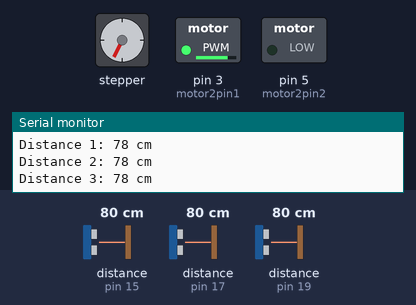
Recording of a sketch running on a simulated Arduino Uno, built with avr-gcc and run on an emulated ATmega328P. Parts: stepper motor, switched loads named in the sketch (green lamp = pin HIGH), the last lines printed to the serial monitor. Wiring (inferred from the names in the program): 3 × ultrasonic range finder: trigger pin 14, echo pin 15 / trigger pin 16, echo pin 17 / trigger pin 18, echo pin 19. Inputs (shaded band) come from the test bench; at power-on: distance to the obstacle (sensors on pin 19, pin 15, pin 17) 80 cm. The echo pulse lasts 58.3 µs per cm; stepper angles assume 256 steps per turn; pins used as bus, display or sensor lines are not drawn.

Above: at 3.1 s.
3.2 s: distance to the obstacle (sensor on pin 19) set to 12 cm
6.2 s: distance to the obstacle (sensor on pin 19) set to 9 cm
At 6.39 s:
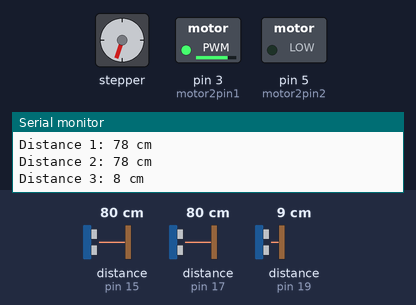
At 7.6 s:
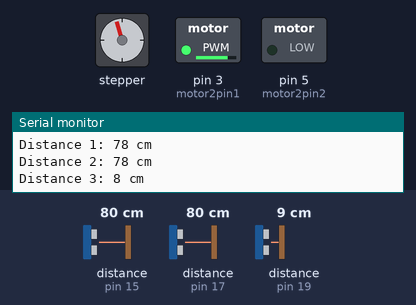
9.2 s: distance to the obstacle (sensor on pin 15) set to 2 cm
12.2 s: distance to the obstacle (sensor on pin 19) set to 120 cm
At 14.3 s:
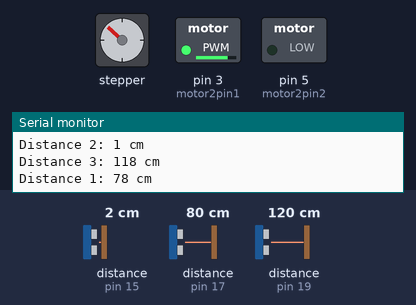
15.2 s: distance to the obstacle (sensor on pin 19) set to 2 cm
At 15.68 s:
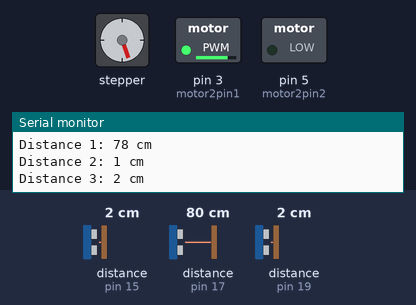
18.2 s: distance to the obstacle (sensor on pin 17) set to 2 cm
Timing chart, 0 to 22.2 s (numbered marks = the images above; inputs shaded):
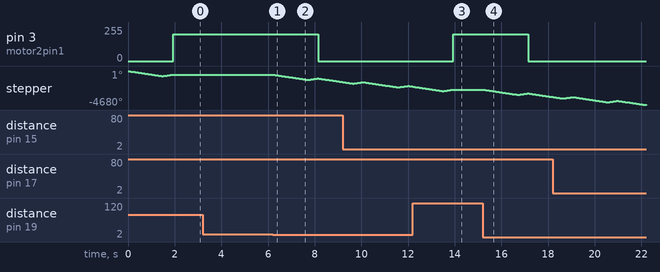

The sketch:

stopOnly1.ino
```cpp
#include <Stepper.h>
const int stepsPerRevolution = 256;
int motor2pin1 = 3;
int motor2pin2 = 5;
Stepper myStepper = Stepper(stepsPerRevolution, 8, 10, 9, 11);
#define echoPin2 15 // attach pin D2 Arduino to pin Echo of HC-SR04
#define trigPin2 14
#define echoPin1 17 // attach pin D2 Arduino to pin Echo of HC-SR04
#define trigPin1 16 //attach pin D3 Arduino to pin Trig of HC-SR04
#define echoPin3 19 // attach pin D2 Arduino to pin Echo of HC-SR04
#define trigPin3 18

// defines variables
long duration1; // variable for the duration of sound wave travel
int distance1; // variable for the distance measurement
long duration2; // variable for the duration of sound wave travel
int distance2;
long duration3; // variable for the duration of sound wave travel
int distance3;
void setup() {
  pinMode(trigPin1, OUTPUT); // Sets the trigPin as an OUTPUT
  pinMode(echoPin1, INPUT); // Sets the echoPin as an INPUT
  pinMode(trigPin2, OUTPUT); // Sets the trigPin as an OUTPUT
  pinMode(echoPin2, INPUT);
  pinMode(trigPin3, OUTPUT); // Sets the trigPin as an OUTPUT
  pinMode(echoPin3, INPUT);
  pinMode(motor2pin1, OUTPUT);
   pinMode(motor2pin2, OUTPUT);
  Serial.begin(9600); // // Serial Communication is starting with 9600 of baudrate speed
/* stepper center***/

    myStepper.setSpeed(80);
  center();
}
void loop() {
  // Clears the trigPin condition
  digitalWrite(trigPin1, LOW);
  delayMicroseconds(2);
  digitalWrite(trigPin1, HIGH);
  delayMicroseconds(10);
  digitalWrite(trigPin1, LOW);
duration1 = pulseIn(echoPin1, HIGH);
distance1 = duration1 * 0.034 / 2; // Speed of sound wave divided by 2 (go and back)
 Serial.print("Distance 1: ");
  Serial.print(distance1);
  Serial.println(" cm");


  digitalWrite(trigPin2, LOW);
  delayMicroseconds(2);
   digitalWrite(trigPin2, HIGH);
  delayMicroseconds(10);
  digitalWrite(trigPin2, LOW);
  duration2 = pulseIn(echoPin2, HIGH);
   distance2 = duration2 * 0.034 / 2;
   Serial.print("Distance 2: ");
  Serial.print(distance2);
  Serial.println(" cm");

  digitalWrite(trigPin3, LOW);
  delayMicroseconds(2);
   digitalWrite(trigPin3, HIGH);
  delayMicroseconds(10);
  digitalWrite(trigPin3, LOW);
  duration3 = pulseIn(echoPin3, HIGH);
   distance3 = duration3 * 0.034 / 2;
   Serial.print("Distance 3: ");
  Serial.print(distance3);
  Serial.println(" cm");
if(distance3>= 10)
{forward();}
if(distance3< 10)
    {
      center();
      Stop();
    }

}


void center()
{

 myStepper.step(-500);      //dakunata harawuna
  delay(20);
 myStepper.step(135);
  delay(20);
}

void forward()
{
  analogWrite(motor2pin1, 200);
  digitalWrite(motor2pin2, LOW);
  //delay(800);
   /* for(int i=200;i>=0;i--)
  {digitalWrite(motor2pin2, LOW);
  analogWrite(motor2pin1, i);
   delay(5);}*/
}

void backward()
{
  digitalWrite(motor2pin1, LOW);
  analogWrite(motor2pin2, 200);
   delay(400);
      /* for(int i=200;i>=0;i--)
  {digitalWrite(motor2pin2, i);
  analogWrite(motor2pin1, LOW);
  delay(5);} */
}

void right()
{
   myStepper.step(-300);
  delay(20);
}
void right_center()
{
  myStepper.step(130);
  delay(20);
}

void left()
{
  myStepper.step(300);
  delay(20);
}

void left_center()
{
  myStepper.step(-120);
  delay(20);
}

void Stop()
{
  digitalWrite(motor2pin1, LOW);
  digitalWrite(motor2pin2, LOW);
}
```

Measured:
- the behaviour switches between 11 and 10 cm on distance to the obstacle (sensor on pin 19) (found by bisection; images 0 and 1)
- after the input at 6.2 s, pin 3 (motor2pin1): 200/255 → 0/255 after 2.0 s; stepper: turns 703° counter-clockwise in 1.5 s, then 190° clockwise in 0.37 s, then 498° counter-clockwise in 1.0 s
- after the input at 12.2 s, pin 3 (motor2pin1): 0/255 → 200/255 after 1.7 s; stepper: goes on until 13.9 s, then stays -2567°
- after the input at 15.2 s, pin 3 (motor2pin1): 200/255 → 0/255 after 2.0 s; stepper: turns 703° counter-clockwise in 1.5 s, then 190° clockwise in 0.37 s, then 498° counter-clockwise in 1.0 s
